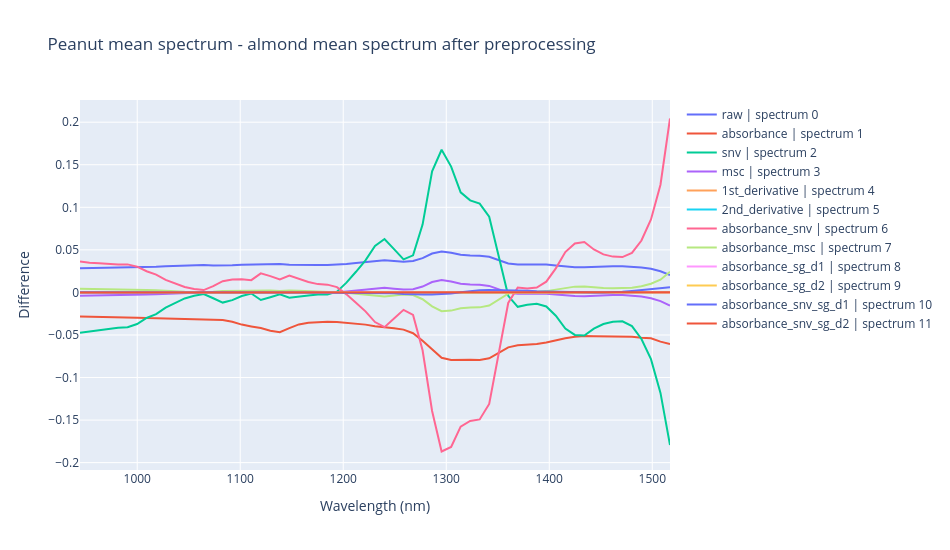

Notebook cell for this chart:
### Code cell
diff_spectra_mean = []
diff_labels_mean = []

for name, item in preprocessed_data_mean.items():
    Xtr = item["X_train"]
    ytr = np.asarray(item["y_train"])
    
    if not {"almond", "peanut"}.issubset(set(ytr)):
        continue
    
    mean_almond = Xtr[ytr == "almond"].mean(axis=0)
    mean_peanut = Xtr[ytr == "peanut"].mean(axis=0)
    diff = mean_peanut - mean_almond
    
    diff_spectra_mean.append(diff)
    diff_labels_mean.append(name)

diff_spectra_mean = np.vstack(diff_spectra_mean)

plot_spectra(
    diff_spectra_mean,
    wavelengths=wavelengths,
    labels=np.array(diff_labels_mean),
    reducer="none",
    title="Peanut mean spectrum - almond mean spectrum after preprocessing",
    y_title="Difference",
)
